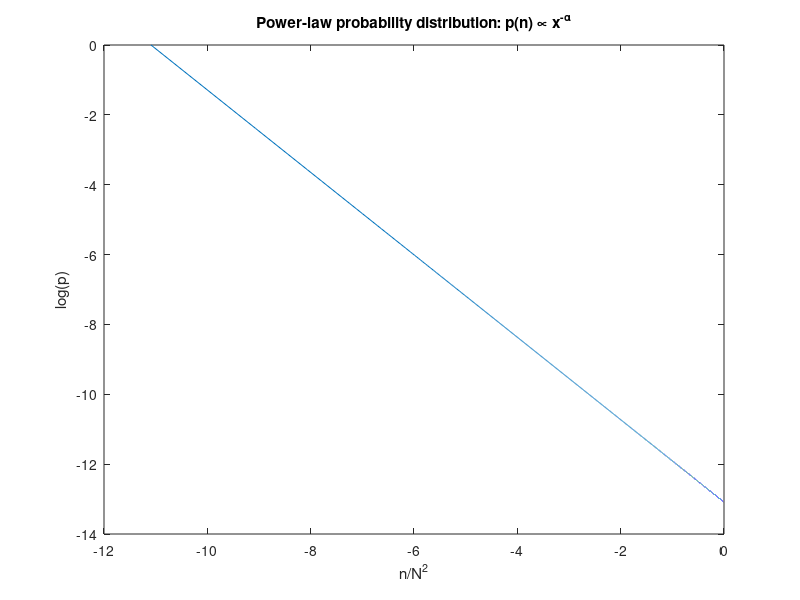

This figure's MATLAB source:
%% 3.3
clf, clc, clear
alpha=1.18;
N=256;
r=linspace(1,N^2,10000);
p=r.^(-alpha);
p = p./((p(1)));

plot(log(r/N^2),log(p))
ylabel('log(p)')
xlabel('n/N^2')
title('Power-law probability distribution: p(n) \propto x^{-\alpha}')
